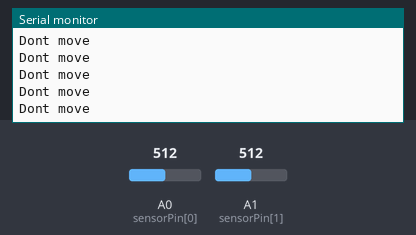
Bench run of a sketch on a simulated Arduino Uno, built with avr-gcc and run on an emulated ATmega328P. On the bench: the last lines printed to the serial monitor. Inputs (shaded band) come from the test bench; at power-on: A0 (sensorPin[0]) = 512, A1 (sensorPin[1]) = 512.

Above: at 1.2 s.
1.3 s: A0 (sensorPin[0]) set to 522
At 2.4 s:
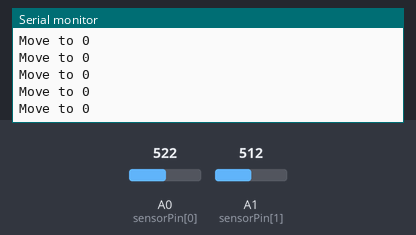
4.7 s: A0 (sensorPin[0]) set to 701
7.7 s: A0 (sensorPin[0]) set to 715
10.7 s: A1 (sensorPin[1]) set to 731
At 11.8 s:
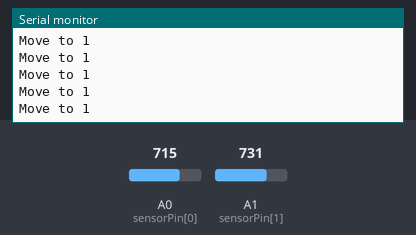

Measured:
- the behaviour switches between 513 and 514 on A0 (sensorPin[0]) (found by bisection; images 0 and 1)
- after the input at 1.3 s, the serial monitor: prints a new line after 0.07 s (image 1)
- after the input at 10.7 s, the serial monitor: prints a new line after 0.08 s (image 2)

The sketch:

SolarTracker.ino
```cpp
#include <stdio.h>
#include <stdlib.h>

int const numOfSensors = 2;
int sensorPin[numOfSensors] = {A0, A1};
int sensorValues[numOfSensors];
int photodiodeMap[numOfSensors];

void setup(void)
{
  Serial.begin(9600);
  pinMode(sensorPin[0], INPUT);
  pinMode(sensorPin[1], INPUT);

  // initialize photodiode prev reading to 0
  for (int i = 0; i < numOfSensors; i++) {
    sensorValues[i] = 0;
    photodiodeMap[i] = sensorValues[i];
  }
}

void loop()
{
  // photodiode input extraction
  for (int i = 0; i < numOfSensors; i++) {
    sensorValues[i] = analogRead(sensorPin[i]);
    photodiodeMap[i] = sensorValues[i];
//    Serial.print(sensorValues[0]);
//    Serial.print(" ");
//    Serial.println(sensorValues[1]);
  }

  if(photodiodeMap[1]-photodiodeMap[0]<=1 && photodiodeMap[1]-photodiodeMap[0]>=-1){
    Serial.println("Dont move");
  } else if ((photodiodeMap[1]-photodiodeMap[0])>=1) {
    Serial.println("Move to 1");
  } else if ((photodiodeMap[0]-photodiodeMap[1])>=1) {
    Serial.println("Move to 0");
  }
}
```
